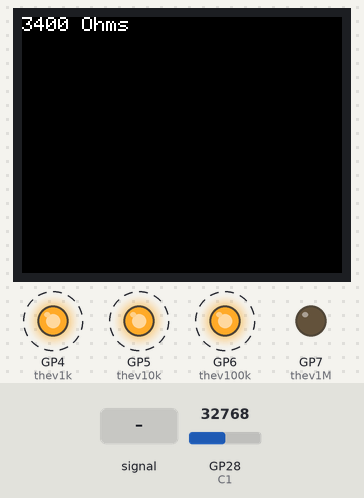
Simulated run of this program. Board: Raspberry Pi Pico running MicroPython. On the bench: 160×128 colour display, output pins drawn as LEDs (lit = HIGH). Dashed ring = blinking. Inputs (shaded band) come from the test bench; at power-on: GP28 (C1) = 32768 (analog values on the 0–65535 scale). Library files of the repository ran but are not shown: ST7735.py, sysfont.py; pins used as bus, display or sensor lines are not drawn.

Above: at 1.14 s.
1.3 s: GP28 (C1) fed a 200 Hz sine of ±5242 counts around its level
At 1.6 s:
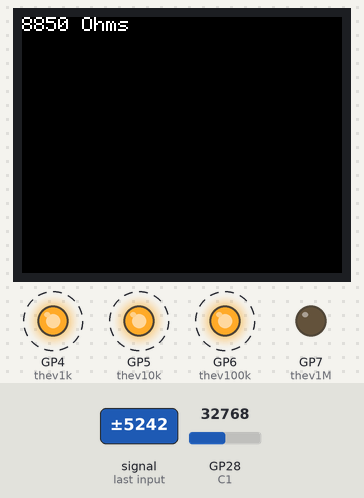
2.9 s: GP28 (C1) set to 0
At 3.21 s:
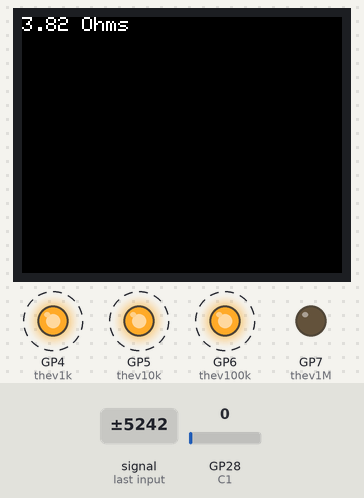
4.5 s: GP28 (C1) set to 7864
At 4.84 s:
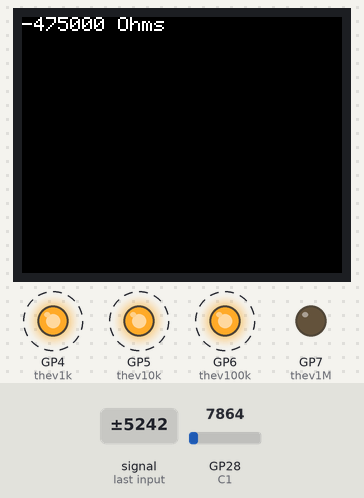
Timing chart, 0 to 12.1 s (numbered marks = the images above; inputs shaded):
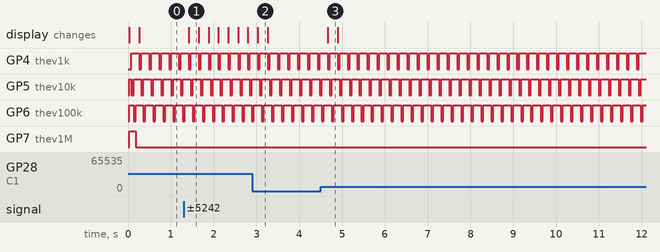

Measured:
- after the input at 1.3 s, the display: changes after 0.12 s (image 1)
- after the input at 4.5 s, the display: changes after 0.16 s (image 3)
- by itself, GP4 (thev1k), GP5 (thev10k), GP6 (thev100k): alternates HIGH for 0.19 s and LOW for 0.05 s

The program:

resistance.py
```python
from machine import Timer, Pin, PWM, ADC, SPI
import time
import data
from ST7735 import TFT
from sysfont import sysfont

spi = SPI(1, baudrate=133000000, polarity=0, phase=0, sck=Pin(14), mosi=Pin(15), miso=Pin(12))
tft=TFT(spi,10,11,13)
tft.initr()
tft.rgb(True)
tft.rotation(3)
tft.fill(TFT.BLACK)

c1gnd = Pin(25, Pin.OUT)
c1gnd.value(0)
c2gnd = Pin(24, Pin.OUT)
c2gnd.value(0)
c3gnd = Pin(23, Pin.OUT)
c3gnd.value(0)
c4gnd = Pin(22, Pin.OUT)
c4gnd.value(0)

thev1k = Pin(4, Pin.OUT)
thev1k.value(1)
thev10k = Pin(5, Pin.OUT)
thev10k.value(1)
thev100k = Pin(6, Pin.OUT)
thev100k.value(1)
thev1M = Pin(7, Pin.OUT)
thev1M.value(1)

C1Ref = ADC(29)
C1 = ADC(28)
C2Ref = ADC(27)
C2 = ADC(26)

voltageFactor = 6.6/65535

# set c2gnd to input to reduce error
c2gnd = Pin(24, Pin.IN)

while True:
    thev1k.value(0)
    time.sleep(0.01)
    val_sum = 0
    for x in range(1000):
        val_sum += C1.read_u16()
    v1k = val_sum/1000 * voltageFactor - 3.29
    time.sleep(0.01)
    thev1k.value(1)
    thev10k.value(0)
    time.sleep(0.01)
    val_sum = 0
    for x in range(1000):
        val_sum += C1.read_u16()
    v10k = val_sum/1000 * voltageFactor - 3.29
    time.sleep(0.01)
    thev10k.value(1)
    thev100k.value(0)
    time.sleep(0.01)
    val_sum = 0
    for x in range(1000):
        val_sum += C1.read_u16()
    v100k = val_sum/1000 * voltageFactor - 3.29
    time.sleep(0.01)
    thev100k.value(1)
    thev1M.value(0)
    time.sleep(0.01)
    val_sum = 0
    for x in range(1000):
        val_sum += C1.read_u16()
    v1M = val_sum/1000 * voltageFactor - 3.29
    time.sleep(0.01)
    thev1M.value(0)

    num_sources = 0
    resistance_sum = 0

    most_accurate = min([v1k, v10k, v100k, v1M], key=lambda x:abs(x-1.65))

    r1M = 0

    if(v1k == most_accurate):
        num_sources += 1
        resistance = (1000 * v1k) / (3.29 - v1k)
        resistance_sum += resistance
    if(v10k == most_accurate):
        num_sources += 1
        resistance = (10000 * v10k) / (3.29 - v10k)
        resistance_sum += resistance
    if(v100k == most_accurate):
        num_sources += 1
        resistance = (100000 * v100k) / (3.29 - v100k)
        resistance_sum += resistance
    if(v1M == most_accurate):
        num_sources += 1
        resistance = (1000000 * v1M) / (3.29 - v1M)
        r1M = resistance
        resistance_sum += resistance

    if(num_sources != 0):
        #tft.fillrect((0,0), (100, 10), TFT.BLACK)
        if(r1M > 30000000):
            tft.text((0, 0), "No resistor detected", TFT.WHITE, sysfont, 1, nowrap=True)
        else:
            tft.text((0, 0), '{:g}'.format(float('{:.{p}g}'.format(resistance_sum, p=3))) + " Ohms                ", TFT.WHITE, sysfont, 1, nowrap=True)

    #time.sleep(0.1)

    
```

data.py
```python
sine = [32767, 32972, 33178, 33384, 33590, 33796, 34001, 34207, 34413, 34618, 34824, 35029, 35235, 35440, 35645, 35850, 36055, 36260, 36464, 36669, 36873, 37077, 37281, 37485, 37689, 37892, 38096, 38299, 38501, 38704, 38906, 39109, 39310, 39512, 39713, 39914, 40115, 40316, 40516, 40716, 40915, 41115, 41313, 41512, 41710, 41908, 42106, 42303, 42500, 42696, 42892, 43088, 43283, 43478, 43672, 43866, 44059, 44252, 44445, 44637, 44829, 45020, 45211, 45401, 45591, 45780, 45969, 46157, 46344, 46531, 46718, 46904, 47089, 47274, 47459, 47642, 47826, 48008, 48190, 48371, 48552, 48732, 48912, 49091, 49269, 49446, 49623, 49799, 49975, 50150, 50324, 50497, 50670, 50842, 51014, 51184, 51354, 51523, 51692, 51860, 52026, 52193, 52358, 52523, 52687, 52850, 53012, 53173, 53334, 53494, 53653, 53811, 53969, 54125, 54281, 54436, 54590, 54743, 54895, 55047, 55197, 55347, 55495, 55643, 55790, 55936, 56081, 56226, 56369, 56511, 56653, 56793, 56933, 57071, 57209, 57345, 57481, 57616, 57749, 57882, 58014, 58145, 58274, 58403, 58531, 58658, 58783, 58908, 59031, 59154, 59276, 59396, 59515, 59634, 59751, 59867, 59983, 60097, 60210, 60322, 60433, 60542, 60651, 60759, 60865, 60970, 61075, 61178, 61280, 61381, 61480, 61579, 61677, 61773, 61868, 61962, 62055, 62147, 62237, 62327, 62415, 62502, 62588, 62673, 62756, 62839, 62920, 63000, 63079, 63156, 63232, 63308, 63382, 63454, 63526, 63596, 63665, 63733, 63800, 63866, 63930, 63993, 64055, 64115, 64174, 64232, 64289, 64345, 64399, 64452, 64504, 64555, 64604, 64652, 64699, 64744, 64789, 64832, 64873, 64914, 64953, 64991, 65028, 65063, 65097, 65130, 65162, 65192, 65221, 65249, 65275, 65300, 65324, 65347, 65368, 65388, 65407, 65424, 65440, 65455, 65469, 65481, 65492, 65502, 65510, 65517, 65523, 65528, 65531, 65533, 65534, 65533, 65531, 65528, 65523, 65517, 65510, 65502, 65492, 65481, 65469, 65455, 65440, 65424, 65407, 65388, 65368, 65347, 65324, 65300, 65275, 65249, 65221, 65192, 65162, 65130, 65097, 65063, 65028, 64991, 64953, 64914, 64873, 64832, 64789, 64744, 64699, 64652, 64604, 64555, 64504, 64452, 64399, 64345, 64289, 64232, 64174, 64115, 64055, 63993, 63930, 63866, 63800, 63733, 63665, 63596, 63526, 63454, 63382, 63308, 63232, 63156, 63079, 63000, 62920, 62839, 62756, 62673, 62588, 62502, 62415, 62327, 62237, 62147, 62055, 61962, 61868, 61773, 61677, 61579, 61480, 61381, 61280, 61178, 61075, 60970, 60865, 60759, 60651, 60542, 60433, 60322, 60210, 60097, 59983, 59867, 59751, 59634, 59515, 59396, 59276, 59154, 59031, 58908, 58783, 58658, 58531, 58403, 58274, 58145, 58014, 57882, 57749, 57616, 57481, 57345, 57209, 57071, 56933, 56793, 56653, 56511, 56369, 56226, 56081, 55936, 55790, 55643, 55495, 55347, 55197, 55047, 54895, 54743, 54590, 54436, 54281, 54125, 53969, 53811, 53653, 53494, 53334, 53173, 53012, 52850, 52687, 52523, 52358, 52193, 52026, 51860, 51692, 51523, 51354, 51184, 51014, 50842, 50670, 50497, 50324, 50150, 49975, 49799, 49623, 49446, 49269, 49091, 48912, 48732, 48552, 48371, 48190, 48008, 47826, 47642, 47459, 47274, 47089, 46904, 46718, 46531, 46344, 46157, 45969, 45780, 45591, 45401, 45211, 45020, 44829, 44637, 44445, 44252, 44059, 43866, 43672, 43478, 43283, 43088, 42892, 42696, 42500, 42303, 42106, 41908, 41710, 41512, 41313, 41115, 40915, 40716, 40516, 40316, 40115, 39914, 39713, 39512, 39310, 39109, 38906, 38704, 38501, 38299, 38096, 37892, 37689, 37485, 37281, 37077, 36873, 36669, 36464, 36260, 36055, 35850, 35645, 35440, 35235, 35029, 34824, 34618, 34413, 34207, 34001, 33796, 33590, 33384, 33178, 32972, 32767, 32561, 32355, 32149, 31943, 31737, 31532, 31326, 31120, 30915, 30709, 30504, 30298, 30093, 29888, 29683, 29478, 29273, 29069, 28864, 28660, 28456, 28252, 28048, 27844, 27641, 27437, 27234, 27032, 26829, 26627, 26424, 26223, 26021, 25820, 25619, 25418, 25217, 25017, 24817, 24618, 24418, 24220, 24021, 23823, 23625, 23427, 23230, 23033, 22837, 22641, 22445, 22250, 22055, 21861, 21667, 21474, 21281, 21088, 20896, 20704, 20513, 20322, 20132, 19942, 19753, 19564, 19376, 19189, 19002, 18815, 18629, 18444, 18259, 18074, 17891, 17707, 17525, 17343, 17162, 16981, 16801, 16621, 16442, 16264, 16087, 15910, 15734, 15558, 15383, 15209, 15036, 14863, 14691, 14519, 14349, 14179, 14010, 13841, 13673, 13507, 13340, 13175, 13010, 12846, 12683, 12521, 12360, 12199, 12039, 11880, 11722, 11564, 11408, 11252, 11097, 10943, 10790, 10638, 10486, 10336, 10186, 10038, 9890, 9743, 9597, 9452, 9307, 9164, 9022, 8880, 8740, 8600, 8462, 8324, 8188, 8052, 7917, 7784, 7651, 7519, 7388, 7259, 7130, 7002, 6875, 6750, 6625, 6502, 6379, 6257, 6137, 6018, 5899, 5782, 5666, 5550, 5436, 5323, 5211, 5100, 4991, 4882, 4774, 4668, 4563, 4458, 4355, 4253, 4152, 4053, 3954, 3856, 3760, 3665, 3571, 3478, 3386, 3296, 3206, 3118, 3031, 2945, 2860, 2777, 2694, 2613, 2533, 2454, 2377, 2301, 2225, 2151, 2079, 2007, 1937, 1868, 1800, 1733, 1667, 1603, 1540, 1478, 1418, 1359, 1301, 1244, 1188, 1134, 1081, 1029, 978, 929, 881, 834, 789, 744, 701, 660, 619, 580, 542, 505, 470, 436, 403, 371, 341, 312, 284, 258, 233, 209, 186, 165, 145, 126, 109, 93, 78, 64, 52, 41, 31, 23, 16, 10, 5, 2, 0, 0, 0, 2, 5, 10, 16, 23, 31, 41, 52, 64, 78, 93, 109, 126, 145, 165, 186, 209, 233, 258, 284, 312, 341, 371, 403, 436, 470, 505, 542, 580, 619, 660, 701, 744, 789, 834, 881, 929, 978, 1029, 1081, 1134, 1188, 1244, 1301, 1359, 1418, 1478, 1540, 1603, 1667, 1733, 1800, 1868, 1937, 2007, 2079, 2151, 2225, 2301, 2377, 2454, 2533, 2613, 2694, 2777, 2860, 2945, 3031, 3118, 3206, 3296, 3386, 3478, 3571, 3665, 3760, 3856, 3954, 4053, 4152, 4253, 4355, 4458, 4563, 4668, 4774, 4882, 4991, 5100, 5211, 5323, 5436, 5550, 5666, 5782, 5899, 6018, 6137, 6257, 6379, 6502, 6625, 6750, 6875, 7002, 7130, 7259, 7388, 7519, 7651, 7784, 7917, 8052, 8188, 8324, 8462, 8600, 8740, 8880, 9022, 9164, 9307, 9452, 9597, 9743, 9890, 10038, 10186, 10336, 10486, 10638, 10790, 10943, 11097, 11252, 11408, 11564, 11722, 11880, 12039, 12199, 12360, 12521, 12683, 12846, 13010, 13175, 13340, 13507, 13673, 13841, 14010, 14179, 14349, 14519, 14691, 14863, 15036, 15209, 15383, 15558, 15734, 15910, 16087, 16264, 16442, 16621, 16801, 16981, 17162, 17343, 17525, 17707, 17891, 18074, 18259, 18444, 18629, 18815, 19002, 19189, 19376, 19564, 19753, 19942, 20132, 20322, 20513, 20704, 20896, 21088, 21281, 21474, 21667, 21861, 22055, 22250, 22445, 22641, 22837, 23033, 23230, 23427, 23625, 23823, 24021, 24220, 24418, 24618, 24817, 25017, 25217, 25418, 25619, 25820, 26021, 26223, 26424, 26627, 26829, 27032, 27234, 27437, 27641, 27844, 28048, 28252, 28456, 28660, 28864, 29069, 29273, 29478, 29683, 29888, 30093, 30298, 30504, 30709, 30915, 31120, 31326, 31532, 31737, 31943, 32149, 32355, 32561]
tri = [32768, 32899, 33030, 33161, 33292, 33423, 33554, 33685, 33816, 33947, 34078, 34209, 34340, 34471, 34603, 34734, 34865, 34996, 35127, 35258, 35389, 35520, 35651, 35782, 35913, 36044, 36175, 36306, 36438, 36569, 36700, 36831, 36962, 37093, 37224, 37355, 37486, 37617, 37748, 37879, 38010, 38141, 38273, 38404, 38535, 38666, 38797, 38928, 39059, 39190, 39321, 39452, 39583, 39714, 39845, 39976, 40108, 40239, 40370, 40501, 40632, 40763, 40894, 41025, 41156, 41287, 41418, 41549, 41680, 41811, 41943, 42074, 42205, 42336, 42467, 42598, 42729, 42860, 42991, 43122, 43253, 43384, 43515, 43646, 43778, 43909, 44040, 44171, 44302, 44433, 44564, 44695, 44826, 44957, 45088, 45219, 45350, 45481, 45613, 45744, 45875, 46006, 46137, 46268, 46399, 46530, 46661, 46792, 46923, 47054, 47185, 47316, 47448, 47579, 47710, 47841, 47972, 48103, 48234, 48365, 48496, 48627, 48758, 48889, 49020, 49152, 49283, 49414, 49545, 49676, 49807, 49938, 50069, 50200, 50331, 50462, 50593, 50724, 50855, 50987, 51118, 51249, 51380, 51511, 51642, 51773, 51904, 52035, 52166, 52297, 52428, 52559, 52690, 52822, 52953, 53084, 53215, 53346, 53477, 53608, 53739, 53870, 54001, 54132, 54263, 54394, 54525, 54657, 54788, 54919, 55050, 55181, 55312, 55443, 55574, 55705, 55836, 55967, 56098, 56229, 56360, 56492, 56623, 56754, 56885, 57016, 57147, 57278, 57409, 57540, 57671, 57802, 57933, 58064, 58195, 58327, 58458, 58589, 58720, 58851, 58982, 59113, 59244, 59375, 59506, 59637, 59768, 59899, 60030, 60162, 60293, 60424, 60555, 60686, 60817, 60948, 61079, 61210, 61341, 61472, 61603, 61734, 61865, 61997, 62128, 62259, 62390, 62521, 62652, 62783, 62914, 63045, 63176, 63307, 63438, 63569, 63700, 63832, 63963, 64094, 64225, 64356, 64487, 64618, 64749, 64880, 65011, 65142, 65273, 65404, 65535, 65403, 65272, 65141, 65010, 64879, 64748, 64617, 64486, 64355, 64224, 64093, 63962, 63831, 63700, 63568, 63437, 63306, 63175, 63044, 62913, 62782, 62651, 62520, 62389, 62258, 62127, 61996, 61865, 61733, 61602, 61471, 61340, 61209, 61078, 60947, 60816, 60685, 60554, 60423, 60292, 60161, 60030, 59898, 59767, 59636, 59505, 59374, 59243, 59112, 58981, 58850, 58719, 58588, 58457, 58326, 58195, 58064, 57932, 57801, 57670, 57539, 57408, 57277, 57146, 57015, 56884, 56753, 56622, 56491, 56360, 56229, 56097, 55966, 55835, 55704, 55573, 55442, 55311, 55180, 55049, 54918, 54787, 54656, 54525, 54394, 54262, 54131, 54000, 53869, 53738, 53607, 53476, 53345, 53214, 53083, 52952, 52821, 52690, 52559, 52428, 52296, 52165, 52034, 51903, 51772, 51641, 51510, 51379, 51248, 51117, 50986, 50855, 50724, 50593, 50461, 50330, 50199, 50068, 49937, 49806, 49675, 49544, 49413, 49282, 49151, 49020, 48889, 48758, 48626, 48495, 48364, 48233, 48102, 47971, 47840, 47709, 47578, 47447, 47316, 47185, 47054, 46923, 46791, 46660, 46529, 46398, 46267, 46136, 46005, 45874, 45743, 45612, 45481, 45350, 45219, 45088, 44957, 44825, 44694, 44563, 44432, 44301, 44170, 44039, 43908, 43777, 43646, 43515, 43384, 43253, 43122, 42990, 42859, 42728, 42597, 42466, 42335, 42204, 42073, 41942, 41811, 41680, 41549, 41418, 41287, 41155, 41024, 40893, 40762, 40631, 40500, 40369, 40238, 40107, 39976, 39845, 39714, 39583, 39452, 39321, 39189, 39058, 38927, 38796, 38665, 38534, 38403, 38272, 38141, 38010, 37879, 37748, 37617, 37486, 37354, 37223, 37092, 36961, 36830, 36699, 36568, 36437, 36306, 36175, 36044, 35913, 35782, 35651, 35519, 35388, 35257, 35126, 34995, 34864, 34733, 34602, 34471, 34340, 34209, 34078, 33947, 33816, 33684, 33553, 33422, 33291, 33160, 33029, 32898, 32767, 32636, 32505, 32374, 32243, 32112, 31981, 31850, 31718, 31587, 31456, 31325, 31194, 31063, 30932, 30801, 30670, 30539, 30408, 30277, 30146, 30015, 29883, 29752, 29621, 29490, 29359, 29228, 29097, 28966, 28835, 28704, 28573, 28442, 28311, 28180, 28048, 27917, 27786, 27655, 27524, 27393, 27262, 27131, 27000, 26869, 26738, 26607, 26476, 26345, 26214, 26082, 25951, 25820, 25689, 25558, 25427, 25296, 25165, 25034, 24903, 24772, 24641, 24510, 24379, 24247, 24116, 23985, 23854, 23723, 23592, 23461, 23330, 23199, 23068, 22937, 22806, 22675, 22544, 22412, 22281, 22150, 22019, 21888, 21757, 21626, 21495, 21364, 21233, 21102, 20971, 20840, 20709, 20577, 20446, 20315, 20184, 20053, 19922, 19791, 19660, 19529, 19398, 19267, 19136, 19005, 18874, 18743, 18611, 18480, 18349, 18218, 18087, 17956, 17825, 17694, 17563, 17432, 17301, 17170, 17039, 16908, 16776, 16645, 16514, 16383, 16252, 16121, 15990, 15859, 15728, 15597, 15466, 15335, 15204, 15073, 14941, 14810, 14679, 14548, 14417, 14286, 14155, 14024, 13893, 13762, 13631, 13500, 13369, 13238, 13106, 12975, 12844, 12713, 12582, 12451, 12320, 12189, 12058, 11927, 11796, 11665, 11534, 11403, 11272, 11140, 11009, 10878, 10747, 10616, 10485, 10354, 10223, 10092, 9961, 9830, 9699, 9568, 9437, 9305, 9174, 9043, 8912, 8781, 8650, 8519, 8388, 8257, 8126, 7995, 7864, 7733, 7602, 7470, 7339, 7208, 7077, 6946, 6815, 6684, 6553, 6422, 6291, 6160, 6029, 5898, 5767, 5636, 5504, 5373, 5242, 5111, 4980, 4849, 4718, 4587, 4456, 4325, 4194, 4063, 3932, 3801, 3669, 3538, 3407, 3276, 3145, 3014, 2883, 2752, 2621, 2490, 2359, 2228, 2097, 1966, 1834, 1703, 1572, 1441, 1310, 1179, 1048, 917, 786, 655, 524, 393, 262, 131, 0, 131, 262, 393, 524, 655, 786, 917, 1048, 1179, 1310, 1441, 1572, 1703, 1834, 1966, 2097, 2228, 2359, 2490, 2621, 2752, 2883, 3014, 3145, 3276, 3407, 3538, 3669, 3801, 3932, 4063, 4194, 4325, 4456, 4587, 4718, 4849, 4980, 5111, 5242, 5373, 5504, 5636, 5767, 5898, 6029, 6160, 6291, 6422, 6553, 6684, 6815, 6946, 7077, 7208, 7339, 7470, 7602, 7733, 7864, 7995, 8126, 8257, 8388, 8519, 8650, 8781, 8912, 9043, 9174, 9305, 9437, 9568, 9699, 9830, 9961, 10092, 10223, 10354, 10485, 10616, 10747, 10878, 11009, 11140, 11272, 11403, 11534, 11665, 11796, 11927, 12058, 12189, 12320, 12451, 12582, 12713, 12844, 12975, 13107, 13238, 13369, 13500, 13631, 13762, 13893, 14024, 14155, 14286, 14417, 14548, 14679, 14810, 14941, 15073, 15204, 15335, 15466, 15597, 15728, 15859, 15990, 16121, 16252, 16383, 16514, 16645, 16776, 16908, 17039, 17170, 17301, 17432, 17563, 17694, 17825, 17956, 18087, 18218, 18349, 18480, 18611, 18743, 18874, 19005, 19136, 19267, 19398, 19529, 19660, 19791, 19922, 20053, 20184, 20315, 20446, 20577, 20709, 20840, 20971, 21102, 21233, 21364, 21495, 21626, 21757, 21888, 22019, 22150, 22281, 22412, 22544, 22675, 22806, 22937, 23068, 23199, 23330, 23461, 23592, 23723, 23854, 23985, 24116, 24247, 24379, 24510, 24641, 24772, 24903, 25034, 25165, 25296, 25427, 25558, 25689, 25820, 25951, 26082, 26214, 26345, 26476, 26607, 26738, 26869, 27000, 27131, 27262, 27393, 27524, 27655, 27786, 27917, 28048, 28180, 28311, 28442, 28573, 28704, 28835, 28966, 29097, 29228, 29359, 29490, 29621, 29752, 29883, 30015, 30146, 30277, 30408, 30539, 30670, 30801, 30932, 31063, 31194, 31325, 31456, 31587, 31718, 31850, 31981, 32112, 32243, 32374, 32505, 32636]

def sineWave():
    return sine

def triWave():
    return tri
```
